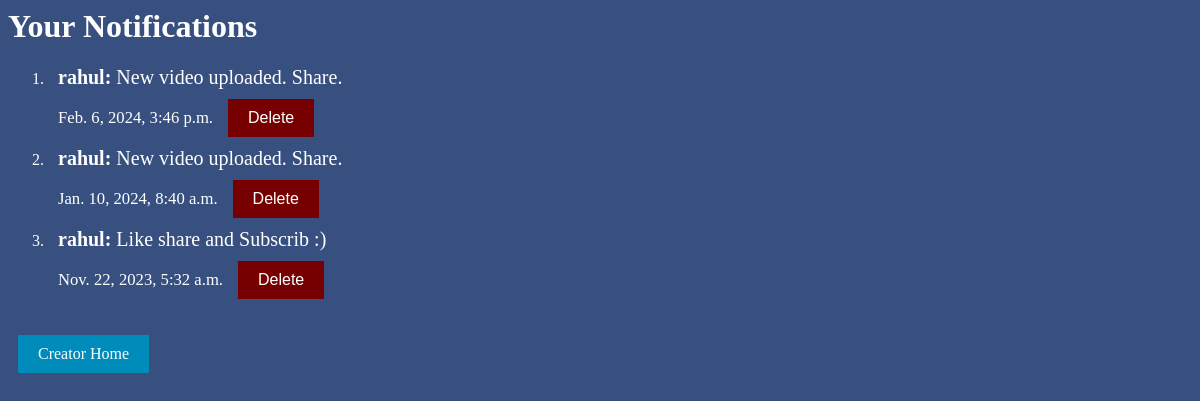
/notification_list/ (signed in), run on the app's committed database.
### datafortress/models.py (models this page shows, shortened)
class Notification(models.Model):
    sender = models.ForeignKey(User, on_delete=models.CASCADE, related_name='notifications_sent')
    recipient = models.ForeignKey(User, related_name='received_notifications', on_delete=models.CASCADE)
    message = models.CharField(max_length=200)
    timestamp = models.DateTimeField(auto_now_add=True)
    phone = models.CharField(max_length=15, default='')
    is_read = models.BooleanField(default=False)

### datafortress/views.py (the view)
# urls.py: path('notification_list/', views.notification_list, name='notification_list'),
@login_required
def notification_list(request):
    notifications = Notification.objects.filter(recipient=request.user).order_by('-timestamp')
    return render(request, 'notification_list.html', {'notifications': notifications})

### templates/notification_list.html
{% load static %}
<link rel="stylesheet" href="{% static 'stylehome.css' %}">
<body>
    <h1 style="color:white;">Your Notifications</h1>
    <ol style="color:white;">
        {% for notification in notifications %}
            <li style="border:0;">
                <div class="list-item">
                    {% if not notification.is_read %}
                        <strong>{{ notification.sender }}:</strong>
                    {% else %}
                        {{ notification.sender }}:
                    {% endif %}
                    {{ notification.message }}
                    <br>
                    <small>{{ notification.timestamp }}</small>
                    <a href="{% url 'delete_notification' notification.id %}">
                        <button type="submit" class='button logout-button'>Delete</button>
                    </a>
                </div>
            </li>
        {% empty %}
            <li>No notifications</li>
        {% endfor %}
    </ol>
    <a class='button login-button' href="{% url 'welcome_creator' %}">Creator Home</a>
</body>

### static/stylehome.css (style rules this page uses)
body { background-color: #37507F; }
.button { background-color: #008CBA; color: rgb(255, 255, 255); border: none; padding: 10px 20px; text-align: center; text-decoration: none; display: inline-block; font-size: 16px; margin: 10px; cursor: pointer; }
.login-button { background-color: #008CBA; }
.logout-button { background-color: #760000; }
.list-item { margin-left: 10px; color:white; font-size: 20px; }

### data on the page
Notification: sender "rahul", message "New video uploaded. Share.", timestamp "Feb. 6, 2024, 3:46 p.m."
Notification: sender "rahul", message "New video uploaded. Share.", timestamp "Jan. 10, 2024, 8:40 a.m."
Notification: sender "rahul", message "Like share and Subscrib :)", timestamp "Nov. 22, 2023, 5:32 a.m."
